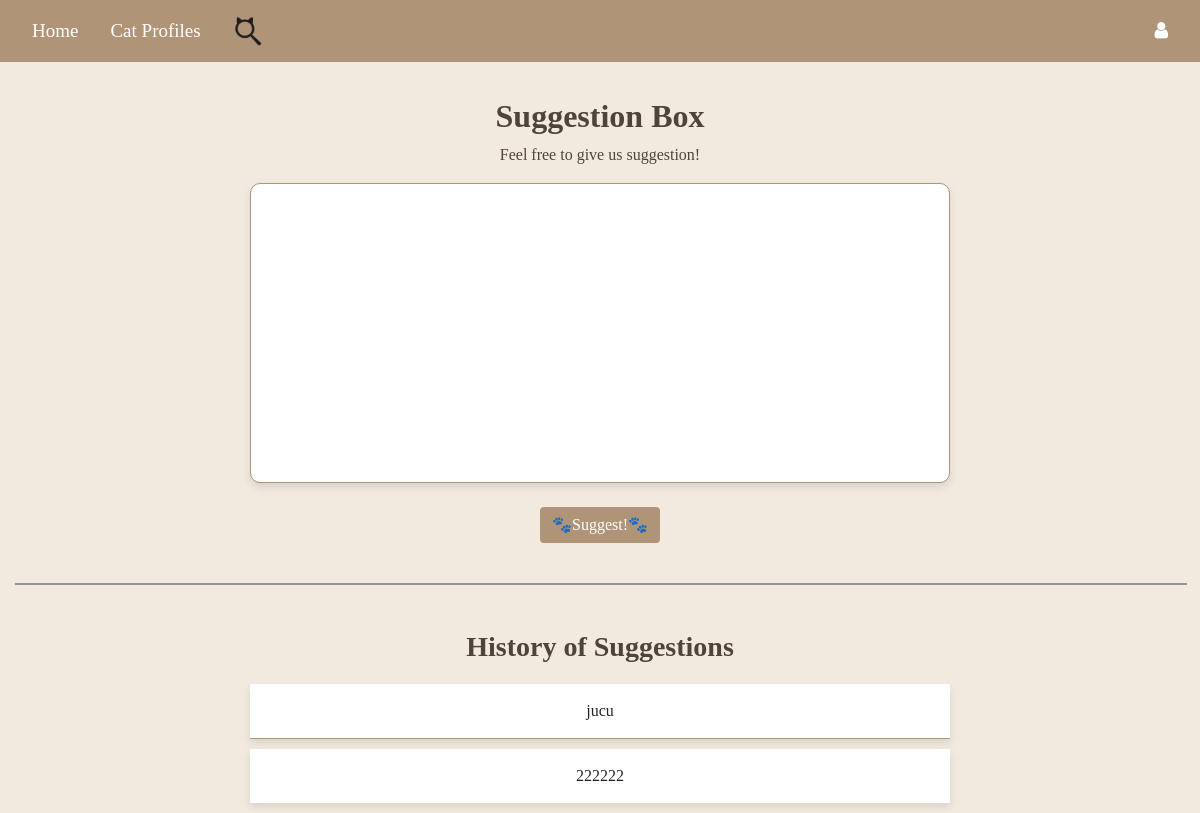
Page /suggestion-box (signed in) on the earlier database version.
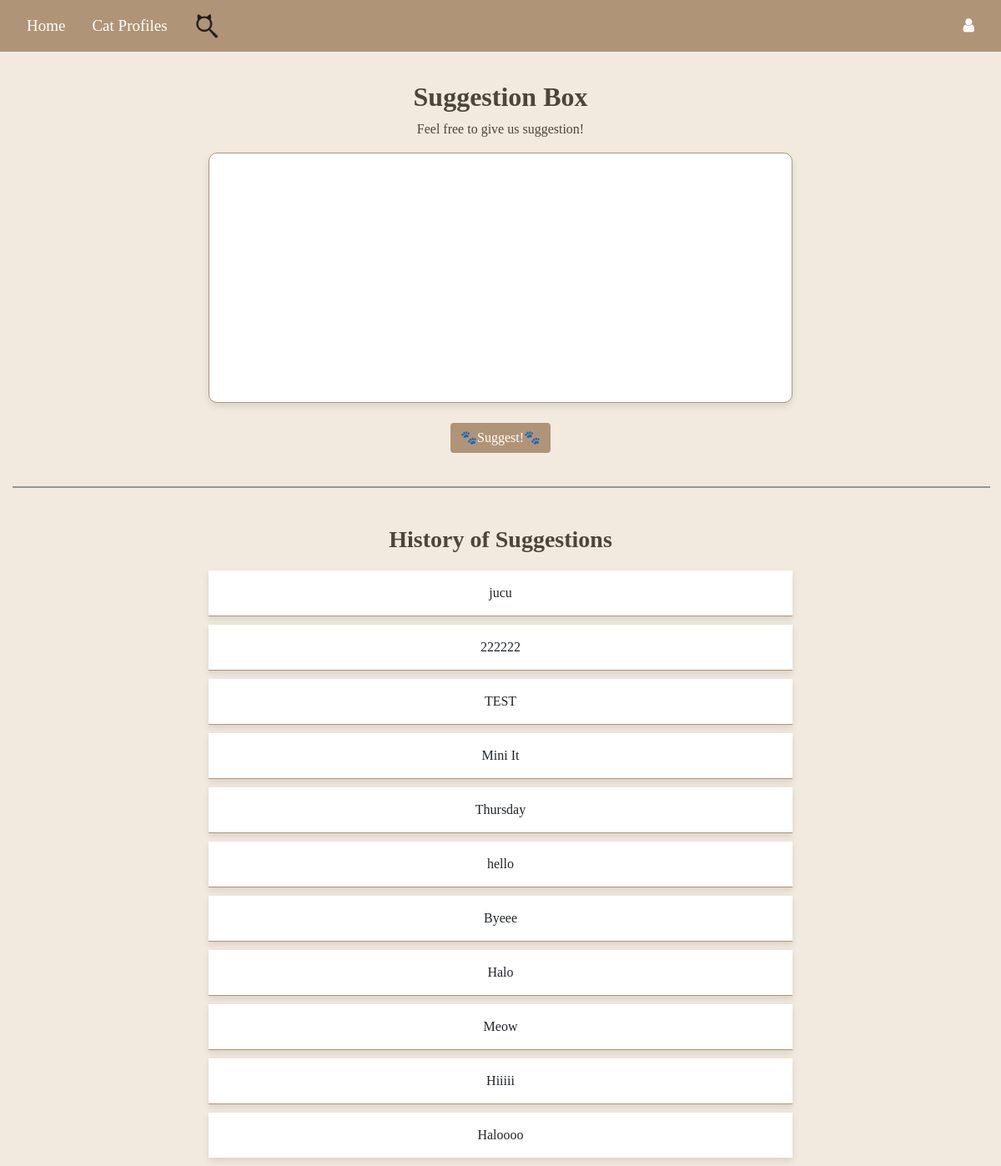
Same page on the later database version.
### Website/models.py (models this page shows)
class Note(db.Model):
    id = db.Column(db.Integer, primary_key=True)
    data = db.Column(db.String(10000))
    date = db.Column(db.DateTime(timezone=True), default=func.now())
    user_id = db.Column(db.Integer, db.ForeignKey("user.id"))  #foreign key linking notes to users

### Website/views.py (the view, shortened to what this page needs)
@views.route('/suggestion-box', methods=['GET', 'POST'])
@login_required
def suggestion():
    user_notes = Note.query.filter_by(user_id=current_user.id).all()
    return render_template("suggestion.html", user=current_user, notes=user_notes)

### Website/templates/suggestion.html (shortened to what this page needs)
{% extends "base.html" %}
{% block content %}
<h2 style="text-align: center; font-family: 'Times New Roman', serif; padding-top: 35px; color: rgb(78, 68, 57);"><b>Suggestion Box</b></h2>
<p>Feel free to give us suggestion!</p>
<form method="POST" style="display: flex; flex-direction: column; align-items: center; margin-bottom: 40px;">
  <textarea
    name="note"
    id="note"></textarea>
  <br />
  <button type="submit" class="btn btn-primary" style="font-family: 'Times New Roman';background-color: rgb(176, 148, 119);color: white;border: none;">
    🐾Suggest!🐾</button>
</form>
<hr style="width: 100%; margin: 20px auto; border: 1px solid rgb(148, 148, 148);">
<div style="text-align: center; margin-top: 20px;">
  <h3 style="font-family: 'Times New Roman', serif; color: rgb(78, 68, 57); margin-bottom: 20px;padding-top: 25px;"><b>History of Suggestions</b></h3>
  <ul class="list-group list-group-flush" id="notes" style="align-items: center;">
    {% for note in user.notes %}
    <li class="list-group-item">
      {{ note.data }}
    </li>
    {% endfor %}
  </ul>
</div>
{% endblock %}

### Website/templates/base.html (shortened to what this page needs)
<!DOCTYPE html>
<html>
<head>
    <link rel="stylesheet" href="https://stackpath.bootstrapcdn.com/bootstrap/4.4.1/css/bootstrap.min.css"
 />
    <link rel="stylesheet" href="https://stackpath.bootstrapcdn.com/font-awesome/4.7.0/css/font-awesome.min.css"
 />
</head>
<body>
<nav class="navbar navbar-expand-lg navbar-dark" style="background-color: rgb(176, 148, 119);">
    <a class="nav-item nav-link" style="font-family: 'Times New Roman'; color: white; font-size: 19px;" href="/">Home</a>
    <div class="dropdown nav-item">
        <a class="nav-link" href="#" id="dropdownMenuLink" aria-haspopup="true" aria-expanded="false"
           style="font-family: 'Times New Roman'; color: white; font-size: 19px;">
            Cat Profiles
        </a>
    </div>
    <a class="nav-item nav-link" href="{{ url_for('search.search_feature') }}" style="color: white; font-size: 19px;">
        <img src="{{ url_for('static', filename='Images/option2.png') }}" alt="Search" style="width: 30px; height: 30px;">
    </a>
    <div class="ml-auto d-flex align-items-center">
        <div class="dropdown">
            <a class="nav-link" href="#" aria-haspopup="true" aria-expanded="false" style="color: white; font-size: 19px;">
                <i class="fa fa-user" aria-hidden="true"></i>
            </a>
        </div>
    </div>
</nav>
<div class="container-fluid">{% block content %}{% endblock %}</div>
</body>
</html>

### Website/templates/base.html (style rules this page uses)
.dropdown { position: relative; display: inline-block; }
.navbar { display: flex; justify-content: space-between; align-items: center; }
.ml-auto { margin-left: auto !important; }
body { background-color: #f9f4ef; }

### Website/templates/suggestion.html (style rules this page uses)
body { background-color: #f2eadf; }
.list-group-item { width: 700px; border: 1px solid rgb(176, 148, 119); border-radius: 10px; margin-bottom: 10px; font-family: 'Times New Roman', serif; font-size: 16px; padding: 15px; box-shadow: 0px 4px 8px rgba(0, 0, 0, 0.1); }
textarea { width: 700px; height: 300px; resize: none; border: 1px solid rgb(176, 148, 119); border-radius: 10px; padding: 15px; font-size: 16px; font-family: 'Times New Roman', serif; box-shadow: 0px 4px 8px rgba(0, 0, 0, 0.1); }
p { text-align: center; font-family: 'Times New Roman'; color: rgb(78, 68, 57); }

Differences in the rows shown:
added Note: data "TEST"
added Note: data "Mini It"
added Note: data "Thursday"
added Note: data "hello"
added Note: data "Byeee"
added Note: data "Halo"
added Note: data "Meow"
added Note: data "Hiiiii"
added Note: data "Haloooo"
